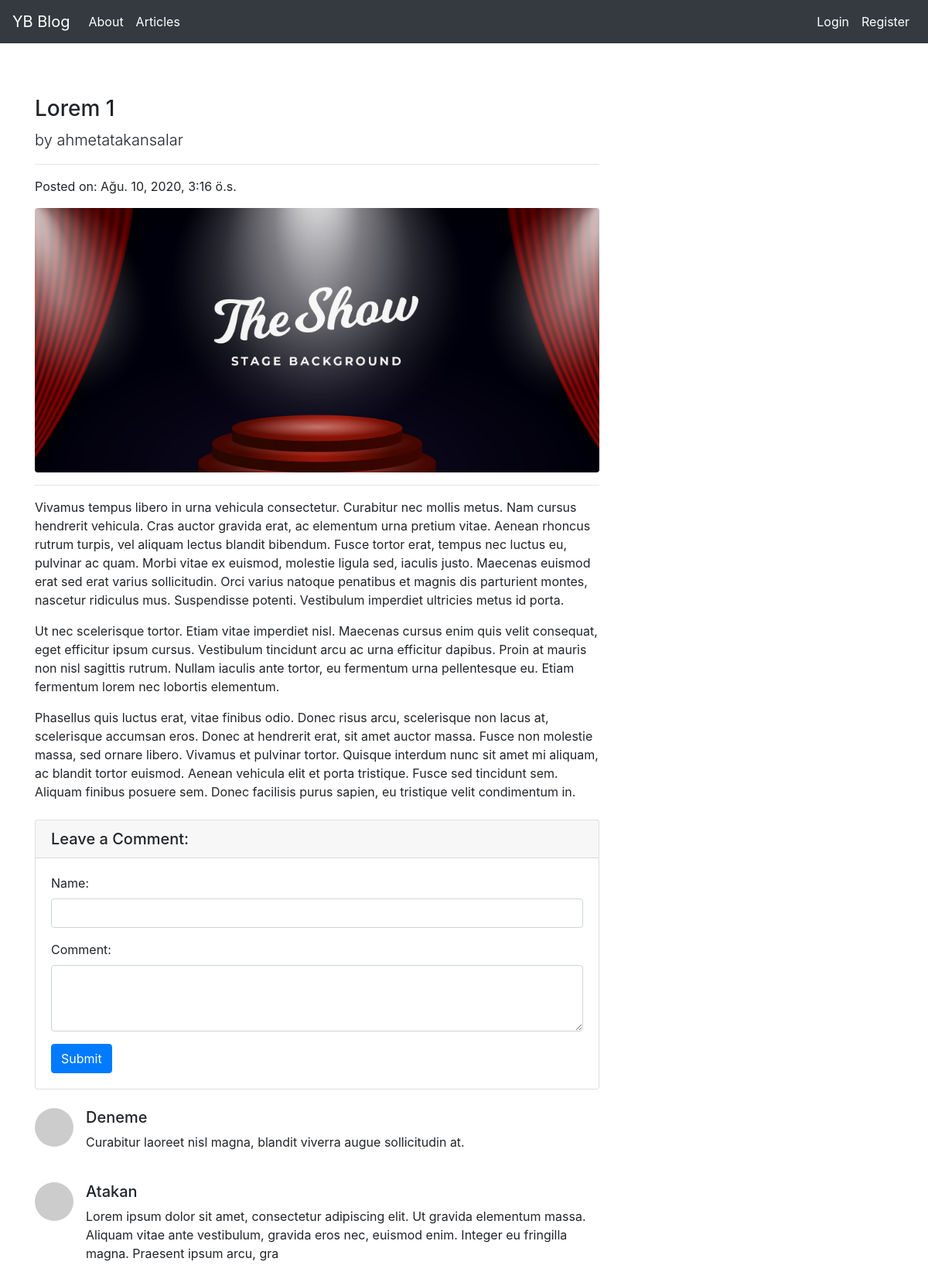
Page /articles/detail/14 on the committed database.
### article/models.py (models this page shows, shortened)
class Article(models.Model):
    author = models.ForeignKey("auth.User", on_delete=models.CASCADE)
    title = models.CharField(max_length=50)
    content = RichTextField()
    created_date = models.DateTimeField(auto_now_add=True)
    article_image = models.FileField(blank=True, null=True, verbose_name="Add an image for your article:")
    class Meta:
        ordering =['-created_date']

class Comment(models.Model):
    article = models.ForeignKey(Article, on_delete=models.CASCADE, verbose_name="Article", related_name="comments")
    comment_author = models.CharField(max_length=50, verbose_name="Author")
    comment_content = models.CharField(max_length=200, verbose_name="Comment")
    commment_date = models.DateTimeField(auto_now_add=True)
    class Meta:
        ordering =['-commment_date']

### article/views.py (the view)
# urls.py: path('detail/<int:id>', views.detail, name="detail"),
def detail(request, id):
    article = get_object_or_404(Article, id = id)
    comments = article.comments.all
    return render(request, "details.html", {"article":article,"comments":comments,})

### templates/details.html (shortened to what this page needs)
{% extends 'layout.html' %}
{% block body %}
<div class="row">
      <div class="col-lg-8">
            <h3 class="mt-4">{{article.title}}</h3>
            <p class="lead">by {{article.author.username}}</p>
            <hr>
            <p>Posted on: {{article.created_date}}</p>
            {% if article.article_image %}
                  <img class="img-fluid rounded" src="{{article.article_image.url}}" alt="">
            {% endif %}
            <hr>
            <p >{{article.content|safe}}</p>
            <div class="card my-4">
                  <h5 class="card-header">Leave a Comment:</h5>
                  <div class="card-body">
                        <form  method="POST" action="{% url 'article:addComment' article.id %}">
                              <div class="form-group">
                                    <label for="name">Name:</label>
                                    <input name="comment_author" class="form-control" >
                                    </div>
                              <div class="form-group">
                                    <label for="comment">Comment:</label>
                                    <textarea name="comment_content" class="form-control" rows="3"></textarea>
                              </div>
                              <button type="submit" class="btn btn-primary">Submit</button>
                        </form>
                  </div>
            </div>
            {% if comments %}
                  {% for comment in comments %}
                        <div class="media mb-4">
                              <img class="d-flex mr-3 rounded-circle" src="http://placehold.it/50x50" alt="">
                              <div class="media-body">
                                    <h5 class="mt-0">{{comment.comment_author}}</h5>
                                     <p>{{comment.comment_content}}</p>
                              </div>
                        </div>
                  {% endfor %}
            {% else %}
                  <div class="alert alert-danger">No comments for this post...</div>
            {% endif %}
        </div>
</div>
{% endblock body %}

### rows in the picture
Article: title "Lorem 1", author.username "ahmetatakansalar", created_date "Ağu. 10, 2020, 3:16 ö.s.", article_image (picture), content "Vivamus tempus libero in urna vehicula consectetur. Curabitur nec mollis metus. Nam cursus hendrerit vehicula. Cras auctor gravida erat, ac elementum urna pretium vitae. Aenean rhoncus rutrum turpis, vel aliquam lectus blandit bibendum. Fusce tortor erat, tempus nec luctus eu, pulvinar ac quam. Morbi vitae ex euismod, molestie ligula sed, iaculis justo. Maecenas euismod erat sed erat varius sollicitudin. Orci varius natoque penatibus et magnis dis parturient montes, nascetur ridiculus mus. Suspendisse potenti. Vestibulum imperdiet ultricies metus id porta. Ut nec scelerisque tortor. Etiam vitae imperdiet nisl. Maecenas cursus enim quis velit consequat, eget efficitur ipsum cursus.…"
Comment: comment_author "Deneme", comment_content "Curabitur laoreet nisl magna, blandit viverra augue sollicitudin at."
Comment: comment_author "Atakan", comment_content "Lorem ipsum dolor sit amet, consectetur adipiscing elit. Ut gravida elementum massa. Aliquam vitae ante vestibulum, gravida eros nec, euismod enim. Integer eu fringilla magna. Praesent ipsum arcu, gra"
